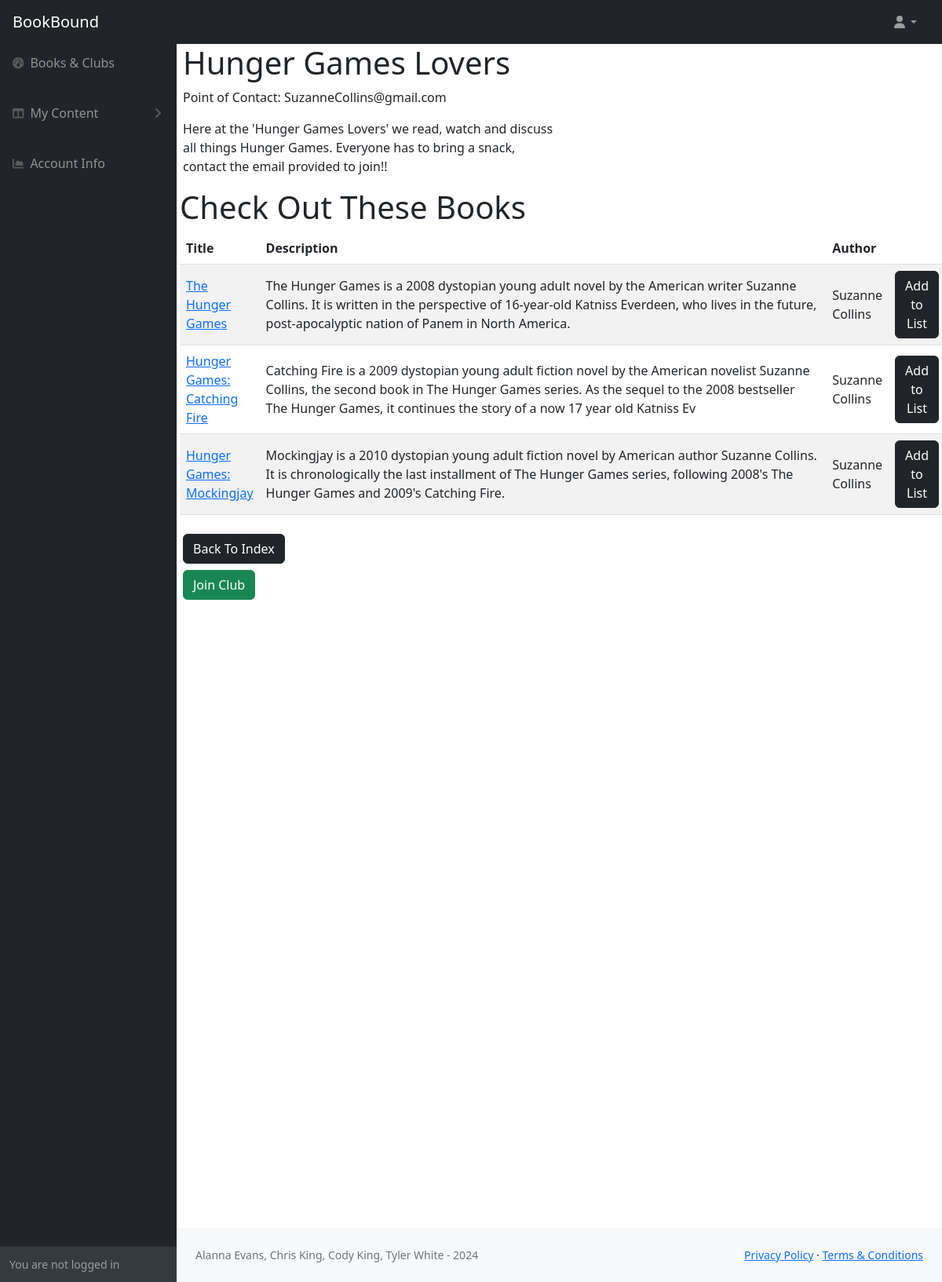
Screenshot of /club_detail.php?id=1 with the database file from the repository.
### tables this page shows
CREATE TABLE `book_clubs` (
  `club_id` int(11) NOT NULL,
  `name` varchar(50) NOT NULL,
  `description` varchar(255) NOT NULL,
  `contact_email` varchar(255) NOT NULL
);

CREATE TABLE `books` (
  `book_id` int(11) NOT NULL,
  `title` varchar(50) NOT NULL,
  `description` varchar(255) NOT NULL,
  `author` varchar(50) NOT NULL
);

### lib/pdo.php (called while the page is built, shortened)
<?php
function query($pdo, $query, $data=[]){
    $query=$pdo->prepare($query);
    $query->execute($data);
    return $query;
}

### club_detail.php (the view, shortened to what this page needs)
<?php
    require_once('lib/pdo.php');
?>
<!DOCTYPE html>
<html lang="en">
    <head>
        <link href="bootstrap_resources/css/styles.css" rel="stylesheet" />
    </head>
    <body>
    <nav class="sb-topnav navbar navbar-expand navbar-dark bg-dark">
            <a class="navbar-brand ps-3" href="index.html">BookBound</a>
            <ul class="navbar-nav ms-auto ms-md-0 me-3 me-lg-4">
                <li class="nav-item dropdown">
                    <a class="nav-link dropdown-toggle" id="navbarDropdown" href="#" role="button" data-bs-toggle="dropdown" aria-expanded="false"><i class="fas fa-user fa-fw"></i></a>
                </li>
            </ul>
        </nav>
        <div id="layoutSidenav">
            <div id="layoutSidenav_nav">
                <nav class="sb-sidenav accordion sb-sidenav-dark" id="sidenavAccordion">
                    <div class=" sb-sidenav-menu">
                        <div class="nav sticky-top">
                            <a class="nav-link mb-3" href="index.php">
                                <div class="sb-nav-link-icon"><i class="fas fa-tachometer-alt"></i></div>
                                Books & Clubs
                            </a>
                            <a class="nav-link collapsed" href="#" data-bs-toggle="collapse" data-bs-target="#collapseLayouts" aria-expanded="false" aria-controls="collapseLayouts">
                                <div class="sb-nav-link-icon"><i class="fas fa-columns"></i></div>
                                My Content
                                <div class="sb-sidenav-collapse-arrow"><i class="fas fa-angle-down"></i></div>
                            </a>
                            <a class="nav-link mt-3" href="account_info.php">
                                <div class="sb-nav-link-icon"><i class="fas fa-chart-area"></i></div>
                                Account Info
                            </a>
                        </div>
                    </div>
                    <div class="sb-sidenav-footer">
                        <?php
                            if(isset($_SESSION['username'])){
                                echo "<div class=\"small\">Logged in as:</div>
                                $_SESSION[username]";
                            }
                            else{
                                echo "<div class=\"small\">You are not logged in</div>";
                            }
                        ?>
                    </div>
                </nav>
            </div>
            <div>
                <main>
                    <?php
                        $result=query($pdo,'SELECT * FROM book_clubs WHERE club_id='.$_GET['id'].'');
                        $club=$result->fetch();
                        echo '<h1 class="ms-2">'.$club['name'].'</h1>';
                        echo '<p class="ms-2"> Point of Contact: '.$club['contact_email'].'</p>';
                        echo '<div class="d-flex-column mx-2" style="width:40vw">
                                <p class="text-justify">'.$club['description'].'</p>
                            </div>';
                        $result=query($pdo,'SELECT DISTINCT b.* FROM club_features cf JOIN books b ON cf.book_id = b.book_id WHERE cf.club_id='.$_GET['id'].'');
                        echo '<form method="POST">';
                        if($result->rowCount() > 0){
                            echo '<h1 class="ms-1">Check Out These Books</h1>
                                    <table class="ms-1 table table-striped">
                                        <thead class="">
                                        <th>Title</th>
                                        <th>Description</th>
                                        <th>Author</th>
                                        <th></th>
                                    </thead>';
                        }
                        while($book=$result->fetch()){
                            echo '<tr>';
                            echo '<td class="align-middle"><a href="book_detail.php?id='.$book['book_id'].'">'.$book['title'].'</a></td><td class="align-middle w-75">'.$book['description'].'</td><td class="align-middle">'.$book['author'].'</td><td class="align-middle"><button type="submit" class="btn btn-dark" name="item" value="'.$book['book_id'].'">Add to List</button></td>';
                            echo '</tr>';
                        }
                        echo '</table>';
                        echo '</form>';
                        echo '<button class="mt-2 ms-2 btn btn-dark" onclick="location.href=\'index.php\'">Back To Index</button>
                            <form method="POST">
                                <button type="submit" class="mt-2 ms-2 btn btn-success" name="club_id" value ="'.$_GET['id'].'">Join Club</button>
                            </form>';
                    ?>
                    <div style="height: 100vh"></div>
                </main>
                <footer class="py-4 bg-light mt-auto">
                    <div class="container-fluid px-4">
                        <div class="d-flex align-items-center justify-content-between small">
                            <div class="text-muted">Alanna Evans, Chris King, Cody King, Tyler White - 2024</div>
                            <div>
                                <a href="#">Privacy Policy</a>
                                &middot;
                                <a href="#">Terms &amp; Conditions</a>
                            </div>
                        </div>
                    </div>
                </footer>
            </div>
        </div>

### rows the page displays
book_clubs: name "Hunger Games Lovers", contact_email "SuzanneCollins@gmail.com", description "Here at the 'Hunger Games Lovers' we read, watch and discuss all things Hunger Games. Everyone has to bring a snack, contact the email provided to join!!"
books: title "The Hunger Games", description "The Hunger Games is a 2008 dystopian young adult novel by the American writer Suzanne Collins. It is written in the perspective of 16-year-old Katniss Everdeen, who lives in the future, post-apocalyptic nation of Panem in North America.", author "Suzanne Collins", $book['book_id'] 1 (drawn)
books: title "Hunger Games: Catching Fire", description "Catching Fire is a 2009 dystopian young adult fiction novel by the American novelist Suzanne Collins, the second book in The Hunger Games series. As the sequel to the 2008 bestseller The Hunger Games, it continues the story of a now 17 year old Katniss Ev", author "Suzanne Collins", $book['book_id'] 2 (drawn)
books: title "Hunger Games: Mockingjay", description "Mockingjay is a 2010 dystopian young adult fiction novel by American author Suzanne Collins. It is chronologically the last installment of The Hunger Games series, following 2008's The Hunger Games and 2009's Catching Fire.", author "Suzanne Collins", $book['book_id'] 3 (drawn)
